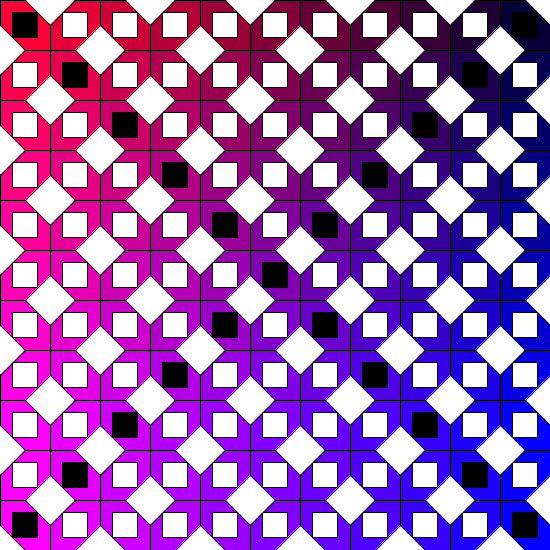
Frame 1 (no input)
Frame 60 (the mouse pressed at the canvas centre just before this capture): identical to frame 1, image omitted
Frame 120 (the mouse held since frame 60 and released just before this capture): identical to frame 1, image omitted

The Processing sketch that drew this single still picture (run headless with seeded random() and noise(); from frame 60 on, the mouse is pressed at the canvas centre):

// Processing sketch: lab8c
// ── lab8c.pde
//Henry Wrede Black
//block star quilt

void setup() {
  size(550, 550);
}
void draw() {
  background(255);
  for (int y = 0, blue = 55; y+50 <= height; y += 50, blue += 25) {
    for (int x = 0, red = 255; x+50 <= width; x += 50, red += -25) {
      rectMode(CORNER);
      fill(red, 0, blue);
      rect(x, y, 50, 50);
    }
  }
  for (int y = 25; y <= height; y += 50) {
    for (int x = 25; x <= width; x += 50) {
      rectMode(CENTER);
      fill(255);
      rect(x, y, 25, 25);
    }
  }
  for (int y = 25, x = 25; y <= height && x <= width; y += 50, x += 50) {
    fill(0);
    rect(x, y, 25, 25);
  }
  for (int y = height-25, x = 25; y <= height && x <= width; y += -50, x += 50) {
    fill(0);
    rect(x, y, 25, 25);
  }
  for (int y = 0; y <= height; y += 100) {
    for (int x = 50; x <= width; x += 100) {
      fill(255);
      quad(x-25, y, x, y-25, x+25, y, x, y+25);
      quad(x-75, y+50, x-50, y+25, x-25, y+50, x-50, y+75);
    }
  }
}
